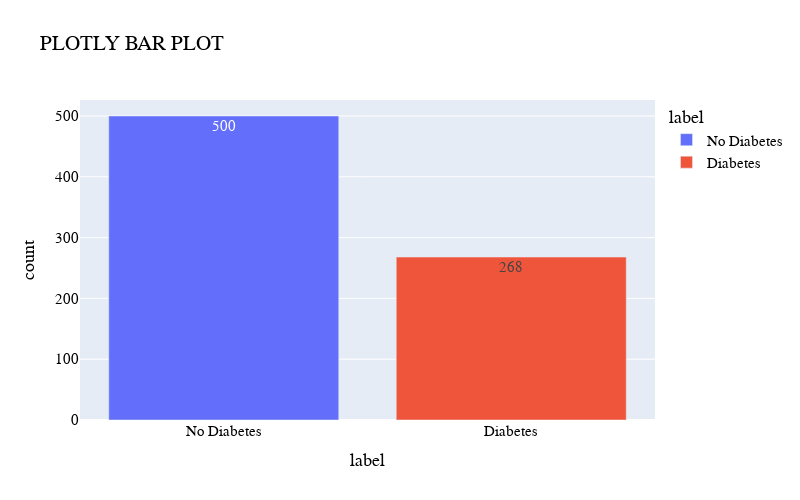

Notebook source saved alongside this figure:
### Code cell
catdf=pd.DataFrame({'label':indx,'count':aval})
fig=px.bar(catdf,x="label",y="count",text="count",color="label",title="PLOTLY BAR PLOT",height=500,width=800)
fig.update_layout(font=dict(family="Times New Roman, Bold",size=15,color="black"))
fig.show()

### Figure 1 — Plotly figure (JSON) as saved in the notebook; plotly's stock layout.template omitted (floating-point values rounded to 4 significant figures)
{"data": [{"alignmentgroup": "True", "hovertemplate": "label=%{x}<br>count=%{text}<extra></extra>", "legendgroup": "No Diabetes", "marker": {"color": "#636efa", "pattern": {"shape": ""}}, "name": "No Diabetes", "offsetgroup": "No Diabetes", "orientation": "v", "showlegend": true, "text": [500], "textposition": "auto", "type": "bar", "x": ["No Diabetes"], "xaxis": "x", "y": [500], "yaxis": "y"}, {"alignmentgroup": "True", "hovertemplate": "label=%{x}<br>count=%{text}<extra></extra>", "legendgroup": "Diabetes", "marker": {"color": "#EF553B", "pattern": {"shape": ""}}, "name": "Diabetes", "offsetgroup": "Diabetes", "orientation": "v", "showlegend": true, "text": [268], "textposition": "auto", "type": "bar", "x": ["Diabetes"], "xaxis": "x", "y": [268], "yaxis": "y"}], "layout": {"barmode": "relative", "font": {"color": "black", "family": "Times New Roman, Bold", "size": 15}, "height": 500, "legend": {"title": {"text": "label"}, "tracegroupgap": 0}, "title": {"text": "PLOTLY BAR PLOT"}, "width": 800, "xaxis": {"anchor": "y", "categoryarray": ["No Diabetes", "Diabetes"], "categoryorder": "array", "domain": [0, 1], "title": {"text": "label"}}, "yaxis": {"anchor": "x", "domain": [0, 1], "title": {"text": "count"}}}}
